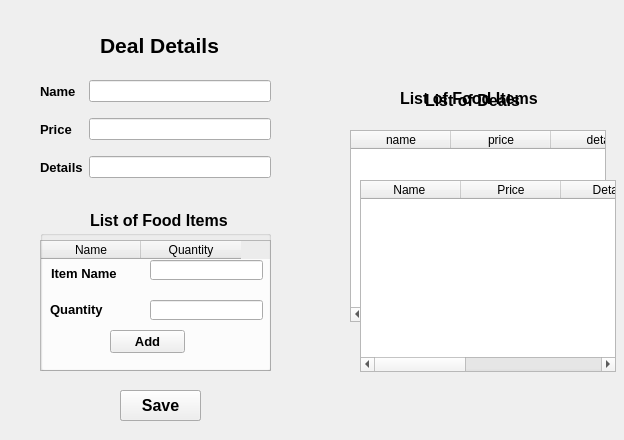
<?xml version="1.0" encoding="UTF-8"?>
<ui version="4.0">
 <class>Deal</class>
 <widget class="QWidget" name="Deal">
  <property name="geometry">
   <rect>
    <x>0</x>
    <y>0</y>
    <width>624</width>
    <height>440</height>
   </rect>
  </property>
  <property name="windowTitle">
   <string>Form</string>
  </property>
  <widget class="QLabel" name="label_8">
   <property name="geometry">
    <rect>
     <x>100</x>
     <y>30</y>
     <width>191</width>
     <height>31</height>
    </rect>
   </property>
   <property name="font">
    <font>
     <pointsize>16</pointsize>
     <weight>75</weight>
     <bold>true</bold>
    </font>
   </property>
   <property name="text">
    <string>Deal Details</string>
   </property>
  </widget>
  <widget class="QWidget" name="gridLayoutWidget">
   <property name="geometry">
    <rect>
     <x>40</x>
     <y>70</y>
     <width>231</width>
     <height>121</height>
    </rect>
   </property>
   <layout class="QGridLayout" name="gridLayout">
    <item row="1" column="1">
     <widget class="QLineEdit" name="price"/>
    </item>
    <item row="2" column="1">
     <widget class="QLineEdit" name="detail"/>
    </item>
    <item row="2" column="0">
     <widget class="QLabel" name="label_3">
      <property name="font">
       <font>
        <pointsize>10</pointsize>
        <weight>75</weight>
        <bold>true</bold>
       </font>
      </property>
      <property name="text">
       <string>Details</string>
      </property>
     </widget>
    </item>
    <item row="1" column="0">
     <widget class="QLabel" name="label_2">
      <property name="font">
       <font>
        <pointsize>10</pointsize>
        <weight>75</weight>
        <bold>true</bold>
       </font>
      </property>
      <property name="text">
       <string>Price</string>
      </property>
     </widget>
    </item>
    <item row="0" column="0">
     <widget class="QLabel" name="label">
      <property name="font">
       <font>
        <pointsize>10</pointsize>
        <weight>75</weight>
        <bold>true</bold>
       </font>
      </property>
      <property name="text">
       <string>Name</string>
      </property>
     </widget>
    </item>
    <item row="0" column="1">
     <widget class="QLineEdit" name="name"/>
    </item>
   </layout>
  </widget>
  <widget class="QPushButton" name="remove">
   <property name="geometry">
    <rect>
     <x>120</x>
     <y>390</y>
     <width>81</width>
     <height>31</height>
    </rect>
   </property>
   <property name="font">
    <font>
     <pointsize>12</pointsize>
     <weight>75</weight>
     <bold>true</bold>
    </font>
   </property>
   <property name="text">
    <string>Remove</string>
   </property>
  </widget>
  <widget class="QPushButton" name="save">
   <property name="geometry">
    <rect>
     <x>120</x>
     <y>390</y>
     <width>81</width>
     <height>31</height>
    </rect>
   </property>
   <property name="font">
    <font>
     <pointsize>12</pointsize>
     <weight>75</weight>
     <bold>true</bold>
    </font>
   </property>
   <property name="text">
    <string>Save</string>
   </property>
  </widget>
  <widget class="QLabel" name="foodlist">
   <property name="geometry">
    <rect>
     <x>90</x>
     <y>210</y>
     <width>161</width>
     <height>20</height>
    </rect>
   </property>
   <property name="font">
    <font>
     <pointsize>12</pointsize>
     <weight>75</weight>
     <bold>true</bold>
    </font>
   </property>
   <property name="text">
    <string>List of Food Items</string>
   </property>
  </widget>
  <widget class="QLabel" name="deallist">
   <property name="geometry">
    <rect>
     <x>425</x>
     <y>90</y>
     <width>101</width>
     <height>20</height>
    </rect>
   </property>
   <property name="font">
    <font>
     <pointsize>12</pointsize>
     <weight>75</weight>
     <bold>true</bold>
    </font>
   </property>
   <property name="text">
    <string>List of Deals</string>
   </property>
  </widget>
  <widget class="QTableWidget" name="dlist">
   <property name="geometry">
    <rect>
     <x>350</x>
     <y>130</y>
     <width>256</width>
     <height>192</height>
    </rect>
   </property>
   <column>
    <property name="text">
     <string>name</string>
    </property>
   </column>
   <column>
    <property name="text">
     <string>price</string>
    </property>
   </column>
   <column>
    <property name="text">
     <string>detail</string>
    </property>
   </column>
  </widget>
  <widget class="QTableWidget" name="flist">
   <property name="geometry">
    <rect>
     <x>40</x>
     <y>240</y>
     <width>231</width>
     <height>131</height>
    </rect>
   </property>
   <column>
    <property name="text">
     <string>Name</string>
    </property>
   </column>
   <column>
    <property name="text">
     <string>Quantity</string>
    </property>
   </column>
  </widget>
  <widget class="QPushButton" name="select">
   <property name="geometry">
    <rect>
     <x>440</x>
     <y>340</y>
     <width>81</width>
     <height>23</height>
    </rect>
   </property>
   <property name="font">
    <font>
     <pointsize>12</pointsize>
     <weight>75</weight>
     <bold>true</bold>
    </font>
   </property>
   <property name="text">
    <string>Select</string>
   </property>
  </widget>
  <widget class="QTableWidget" name="itemlist">
   <property name="geometry">
    <rect>
     <x>360</x>
     <y>180</y>
     <width>256</width>
     <height>192</height>
    </rect>
   </property>
   <column>
    <property name="text">
     <string>Name </string>
    </property>
   </column>
   <column>
    <property name="text">
     <string>Price</string>
    </property>
   </column>
   <column>
    <property name="text">
     <string>Details</string>
    </property>
   </column>
   <column>
    <property name="text">
     <string>Unit</string>
    </property>
   </column>
   <column>
    <property name="text">
     <string>Type</string>
    </property>
   </column>
  </widget>
  <widget class="QLabel" name="hl">
   <property name="geometry">
    <rect>
     <x>400</x>
     <y>90</y>
     <width>141</width>
     <height>16</height>
    </rect>
   </property>
   <property name="font">
    <font>
     <pointsize>12</pointsize>
     <weight>75</weight>
     <bold>true</bold>
    </font>
   </property>
   <property name="text">
    <string>List of Food Items</string>
   </property>
  </widget>
  <widget class="QGroupBox" name="items">
   <property name="geometry">
    <rect>
     <x>40</x>
     <y>230</y>
     <width>231</width>
     <height>141</height>
    </rect>
   </property>
   <property name="title">
    <string/>
   </property>
   <widget class="QLabel" name="label_4">
    <property name="geometry">
     <rect>
      <x>11</x>
      <y>35</y>
      <width>81</width>
      <height>16</height>
     </rect>
    </property>
    <property name="font">
     <font>
      <pointsize>10</pointsize>
      <weight>75</weight>
      <bold>true</bold>
     </font>
    </property>
    <property name="text">
     <string>Item Name</string>
    </property>
   </widget>
   <widget class="QLabel" name="label_5">
    <property name="geometry">
     <rect>
      <x>10</x>
      <y>71</y>
      <width>71</width>
      <height>16</height>
     </rect>
    </property>
    <property name="font">
     <font>
      <pointsize>10</pointsize>
      <weight>75</weight>
      <bold>true</bold>
     </font>
    </property>
    <property name="text">
     <string>Quantity</string>
    </property>
   </widget>
   <widget class="QLineEdit" name="iname">
    <property name="geometry">
     <rect>
      <x>110</x>
      <y>30</y>
      <width>113</width>
      <height>20</height>
     </rect>
    </property>
   </widget>
   <widget class="QLineEdit" name="quantity">
    <property name="geometry">
     <rect>
      <x>110</x>
      <y>70</y>
      <width>113</width>
      <height>20</height>
     </rect>
    </property>
   </widget>
   <widget class="QPushButton" name="add">
    <property name="geometry">
     <rect>
      <x>70</x>
      <y>100</y>
      <width>75</width>
      <height>23</height>
     </rect>
    </property>
    <property name="font">
     <font>
      <pointsize>10</pointsize>
      <weight>75</weight>
      <bold>true</bold>
     </font>
    </property>
    <property name="text">
     <string>Add</string>
    </property>
   </widget>
  </widget>
 </widget>
 <resources/>
 <connections/>
</ui>
